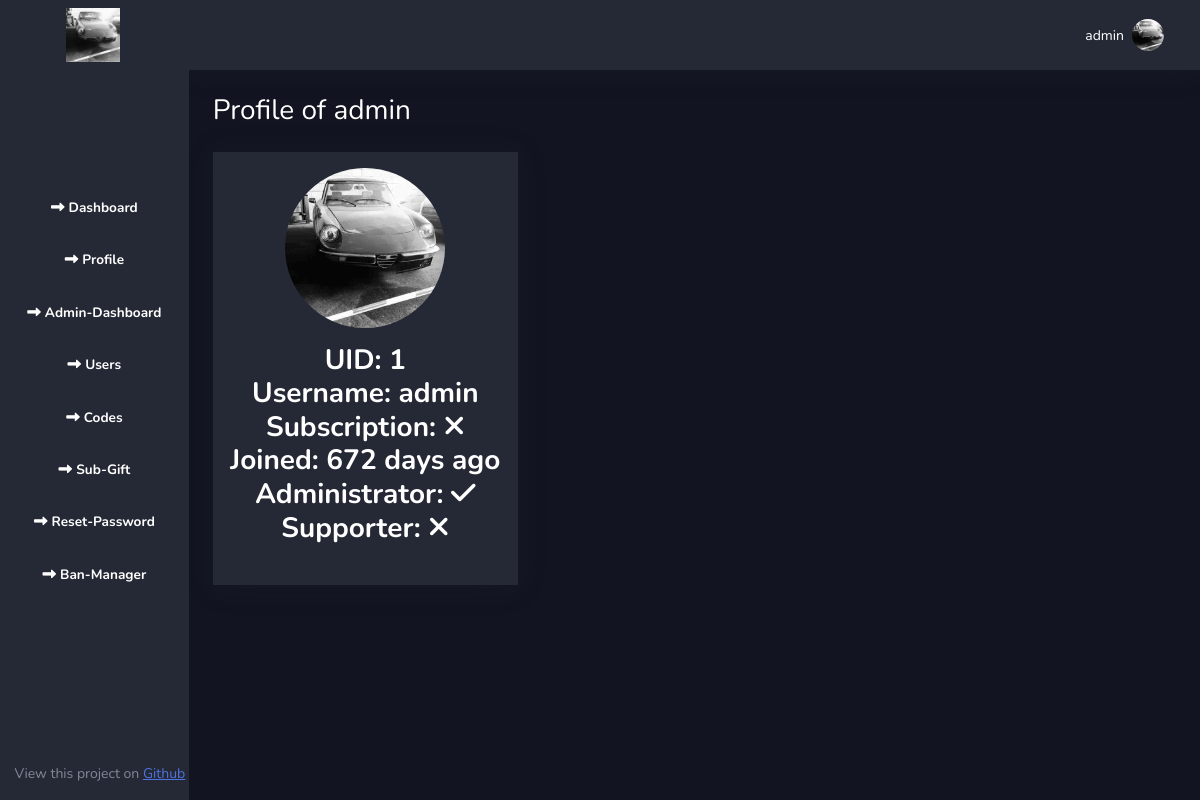
/viewprofile.php?uid=1 (signed in), run on an earlier commit of the app's database.
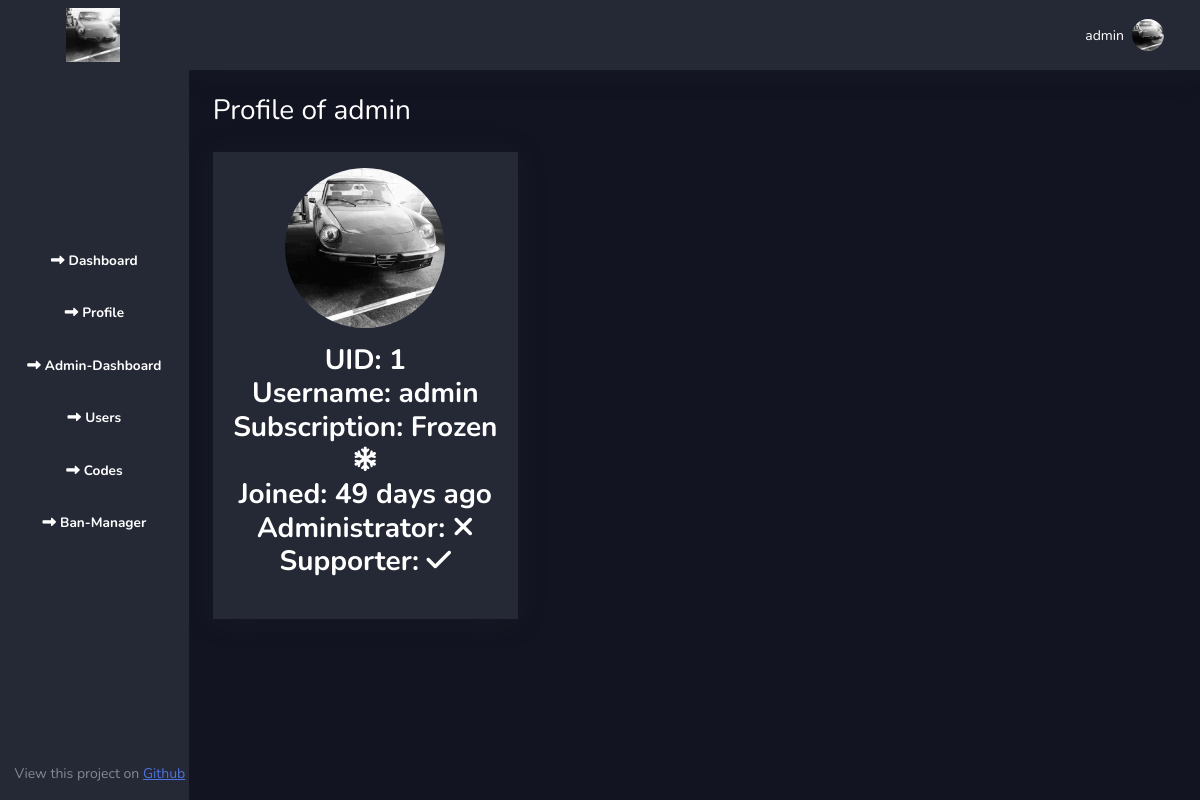
And on a later commit of the database.
### tables this page shows
CREATE TABLE `users` (
  `uid` int(11) NOT NULL,
  `username` varchar(50) NOT NULL,
  `password` varchar(255) NOT NULL,
  `hwid` varchar(255) DEFAULT NULL,
  `admin` int(1) NOT NULL DEFAULT '0',
  `supp` int(1) NOT NULL DEFAULT '0',
  `sub` date DEFAULT NULL,
  `frozen` int(1) NOT NULL,
  `banned` int(1) NOT NULL DEFAULT '0',
  `invitedBy` varchar(255) NOT NULL,
  `createdAt` timestamp NULL DEFAULT CURRENT_TIMESTAMP,
  `lastIP` varchar(255) DEFAULT NULL,
  `remembertoken` varchar(50) DEFAULT NULL,
  `banreason` varchar(255) DEFAULT NULL
);

### app/controllers/SessionController.php (called while the page is built, shortened)
<?php
class Session
{
    public static function isLogged()
    {
        return isset($_SESSION['login']) && $_SESSION['login'] === true
            ? true
            : false;
    }
    public static function isAdmin()
    {
        return isset($_SESSION['login']) && $_SESSION['admin'] === 1
            ? true
            : false;
    }
    public static function isSupp()
    {
        return isset($_SESSION['login'])  && $_SESSION['supp'] === 1
         ? true : false;
    }
}

### app/core/Database.php (called while the page is built, shortened)
<?php
class Database {
	private $dbHost = "";
	private $dbUser = "";
	private $dbPass = "";
	private $dbName = "";
	protected function connect() {
		try {
			$dsn = 'mysql:host=' . $this->dbHost . ';dbname=' . $this->dbName;
			$pdo = new PDO($dsn, $this->dbUser, $this->dbPass);
			$pdo->setAttribute(PDO::ATTR_DEFAULT_FETCH_MODE, PDO::FETCH_OBJ);
			return $pdo;
		} catch(PDOException $e) {
			print "Error!: " . $e->getMessage() . "<br/>";
			die();
		}
	}
	protected function prepare($sql) {
		$this->statement = $this->connect()->prepare($sql);
	}
}

### app/models/UsersModel.php (called while the page is built, shortened)
<?php
require_once SITE_ROOT . '/app/core/Database.php';
class Users extends Database
{
    protected function subActiveCheck($username)
    {
        $date = new DateTime();
        $currentDate = $date->format('Y-m-d');
        $this->prepare('SELECT `sub` FROM `users` WHERE `username` = ?');
        $this->statement->execute([$username]);
        $subTime = $this->statement->fetch();
        $date1 = date_create($currentDate);
        $date2 = date_create($subTime->sub);
        $diff = date_diff($date1, $date2);
        return intval($diff->format('%R%a'));
    }
    public function getbyuid($uid){
        $this->prepare('SELECT * FROM `users` WHERE `uid` = ?');
        $this->statement->execute([$uid]);
        $result = $this->statement->fetch();
        return $result;
    }
}

### app/controllers/UserController.php (called while the page is built, shortened)
<?php
require_once SITE_ROOT . "/app/models/UsersModel.php";
require_once "SessionController.php";
class UserController extends Users
{
    public function getSubStatus($username = null)
    {
        return $this->subActiveCheck($username);
    }
    public function getuserbyuid($uid){
        return $this->getbyuid($uid);
    }
}

### app/models/CheatModel.php (called while the page is built)
<?php
require_once SITE_ROOT . '/app/core/Database.php';
class Cheat extends Database
{
    protected function cheatData()
    {
        $this->prepare('SELECT * FROM `cheat`');
        $this->statement->execute();
        $result = $this->statement->fetch();
        $result->status =
            (int) $result->status === 0 ? 'Undetected' : 'Detected';
        $result->maintenance = (int) $result->maintenance === 0 ? '-' : 'UNDER';
        return $result;
    }
}

### app/controllers/CheatController.php (called while the page is built)
<?php
require_once SITE_ROOT . '/app/models/CheatModel.php';
class CheatController extends Cheat
{
    public function getCheatData()
    {
        return $this->cheatData();
    }
}

### app/controllers/UtilController.php (the view, shortened to what this page needs)
<?php
class Util
{
    public static function head($title)
    {
        include SITE_ROOT . '/includes/head.inc.php';
    }
    public static function navbar()
    {
        include SITE_ROOT . '/includes/navbar.inc.php';
    }
    public static function footer()
    {
        include SITE_ROOT . '/includes/footer.inc.php';
    }
    public static function display($string)
    {
        echo $string;
    }
    public static function getavatar($uid)
    {
        $path = IMG_DIR . $uid;
        if (@getimagesize($path . ".png")) {
            return IMG_URL . $uid. ".png";
        } elseif (@getimagesize($path . ".jpg")) {
            return IMG_URL . $uid . ".jpg";
        } elseif (@getimagesize($path . ".gif")) {
            return IMG_URL . $uid . ".gif";
        } else {
            return false;
        }
    }
}

### includes/head.inc.php (shortened to what this page needs)
<!doctype html>
<html lang="en">
<head>
</head>

### viewprofile.php (shortened to what this page needs)
<?php
require_once "app/controllers/CheatController.php";
$user = new UserController();
$cheat = new CheatController();
$username = Session::get("username");
$uid = Session::get("uid");
if ($_SERVER["REQUEST_METHOD"] === "GET") {
  if (isset($_GET["uid"])) {
    $getuid = $_GET["uid"];
    $userbyid = $user->getuserbyuid($getuid);
    $username = $userbyid->username;
  } else {
    Util::display("<script>window.history.back();</script>");
  }
}
Util::head($username);
$sub = $user->getSubStatus($username);
?>
<!DOCTYPE html>
<html>
<head>
    <link rel="stylesheet" href="assets/bootstrap/css/bootstrap.min.css">
    <link rel="stylesheet" href="assets/fonts/fontawesome-all.min.css">
    <link rel="stylesheet" href="assets/fonts/font-awesome.min.css">
    <link rel="stylesheet" href="assets/fonts/fontawesome5-overrides.min.css">
    <link rel="stylesheet" href="https://cdnjs.cloudflare.com/ajax/libs/aos/2.3.4/aos.css">
    <link rel="stylesheet" href="assets/css/untitled.css">
</head>
<body id="page-top">
    <div id="wrapper">
        <?php Util::navbar(); ?>
        <div class="d-flex flex-column" id="content-wrapper">
            <div id="content" style="background: #121421;">
            <nav class="navbar navbar-light navbar-expand bg-white shadow mb-4 topbar static-top">
                    <div class="container-fluid"><button class="btn d-md-none rounded-circle me-3" id="sidebarToggleTop" type="button"><i class="fas fa-bars" style="color: rgb(255,255,255);"></i></button>
                        <ul class="navbar-nav flex-nowrap ms-auto">
                            <li class="nav-item dropdown no-arrow">
                                <div class="nav-item dropdown no-arrow"><a class="dropdown-toggle nav-link" aria-expanded="false" data-bs-toggle="dropdown" href="#"><span class="d-none d-lg-inline me-2 text-gray-600 small" style="color: #ffffff !important;"><?php Util::display(
                                  Session::get("username")
                                ); ?></span>
                                <?php if (Util::getavatar($uid) == false): ?>
                                <img class="border rounded-circle img-profile" src="assets/img/avatars/Portrait_Placeholder.png" style="border-color: rgb(255,255,255)!important;">
                                <?php else: ?>
                                <img class="rounded-circle img-profile" src="<?php echo Util::getavatar(
                                  $uid
                                ); ?>" style="border-color: rgb(255,255,255)!important;">
                                <?php endif; ?>
                              </a>
                                </div>
                            </li>
                        </ul>
                    </div>
                </nav>
                <div class="container-fluid">
                    <h3 class="text-dark mb-4" data-aos="fade-down" data-aos-duration="800">Profile of <?php Util::Display(
                    ); ?></h3>
                    <div class="row mb-3" data-aos="fade-down" data-aos-duration="600">
                        <div class="col-lg-4">
                            <div class="card mb-3" style="background: #252935;border-style: none;">
                                <div class="card-body text-center shadow" style="background: #252935;border-style: none;">                                <?php if (
                                  Util::getavatar($userbyid->uid) == false
                                ): ?>
                                <img width="160" height="160" class="border rounded-circle img-profile" src="assets/img/avatars/Portrait_Placeholder.png" style="border-color: rgb(255,255,255)!important;">
                                <?php else: ?>
                                <a href="<?php Util::display(
                                ); ?>" download="<?php Util::display(
); ?>">
                                <img width="160" height="160" class="rounded-circle img-profile" src="<?php Util::display(
                                ); ?>" style="border-color: rgb(255,255,255)!important;"></a>
                                <?php endif; ?>
                                    <h3 class="text-dark mb-4" style="text-align: center;margin-top: 16px;margin-bottom: 18px;font-weight: bold;">
                                    <?php
                                    if ($cheat->getCheatData()->frozen != 0) {
                                      Util::display("Frozen <i class='fas fa-snowflake fa-sm' ></i>");
                                    } else {
                                      if ($sub > 8000) {
                                        Util::display("Lifetime");
                                      } else {
                                        if ($sub >= 0) {
                                          Util::display("$sub days");
                                        } else {
                                          Util::display(
                                            '<i class="fa fa-times"></i>'
                                          );
                                        }
                                      }
                                    }
                                    if ($userbyid->admin > 0) {
                                        Util::display("<i class='fa fa-check'></i>");
                                      } else {
                                        Util::display(
                                          '<i class="fa fa-times"></i>'
                                        );
                                      }
                                      if ($userbyid->supp > 0) {
                                          Util::display("<i class='fa fa-check'></i>");
                                        } else {
                                          Util::display(
                                            '<i class="fa fa-times"></i>'
                                          );
                                        }
                                    ?></h3>
                                </div>
                            </div>
                        </div>
                    </div>
                </div>
            </div>
        </div>
    </div>
</body>
<?php Util::footer(); ?>
</html>

### includes/navbar.inc.php (shortened to what this page needs)
<?php if (Session::isLogged() == true) : ?>
    <nav class="navbar navbar-dark align-items-start sidebar sidebar-dark accordion bg-gradient-primary p-0">
        <div class="container-fluid d-flex flex-column p-0"><a class="navbar-brand d-flex justify-content-center align-items-center sidebar-brand m-0" href="#" style="text-align: center;width: 100%;"><span id="icons" style="text-align: center;margin-left: 30px;"><img src="assets/img/gey.gif" style="width: 54px;"></span>
            </a>
            <div id="centerside" style="margin: 0;position: absolute;top: 50%;-ms-transform: translateY(-50%);transform: translateY(-50%);">
                <ul class="navbar-nav text-light" id="accordionSidebar" style="text-align: center;">
                    <li class="nav-item"><a class="nav-link active" href="index.php" style="text-align: center;"><i class="fas fa-long-arrow-alt-right"></i><span>Dashboard</span></a></li>
                    <li class="nav-item"><a class="nav-link active" href="profile.php" style="text-align: center;"><i class="fas fa-long-arrow-alt-right"></i><span>Profile</span></a></li>
                    <?php if (Session::isAdmin()) : ?>
                        <li class="nav-item"><a class="nav-link active" href=<?php echo SITE_URL.SUB_DIR . "/admin/index.php" ?> style="text-align: center;"><i class="fas fa-long-arrow-alt-right"></i><span>Admin-Dashboard</span></a></li>
                        <li class="nav-item"><a class="nav-link active" href=<?php echo SITE_URL.SUB_DIR . "/admin/table.php" ?> style="text-align: center;"><i class="fas fa-long-arrow-alt-right"></i><span>Users</span></a></li>
                        <li class="nav-item"><a class="nav-link active" href=<?php echo SITE_URL.SUB_DIR . "/admin/codes.php" ?> style="text-align: center;"><i class="fas fa-long-arrow-alt-right"></i><span>Codes</span></a></li>
                        <li class="nav-item"><a class="nav-link active" href=<?php echo SITE_URL.SUB_DIR . "/admin/gift.php" ?> style="text-align: center;"><i class="fas fa-long-arrow-alt-right"></i><span>Sub-Gift</span></a></li>
                        <li class="nav-item"><a class="nav-link active" href=<?php echo SITE_URL.SUB_DIR . "/admin/password.php" ?> style="text-align: center;"><i class="fas fa-long-arrow-alt-right"></i><span>Reset-Password</span></a></li>
                        <li class="nav-item"><a class="nav-link active" href=<?php echo SITE_URL.SUB_DIR . "/admin/bans.php" ?>  style="text-align: center;"><i class="fas fa-long-arrow-alt-right"></i><span>Ban-Manager</span></a></li>
                    <?php endif; ?>
                    <?php if (Session::isSupp() && !Session::isAdmin()) : ?>
                        <li class="nav-item"><a class="nav-link active" href=<?php echo SITE_URL.SUB_DIR . "/admin/index.php" ?> style="text-align: center;"><i class="fas fa-long-arrow-alt-right"></i><span>Admin-Dashboard</span></a></li>
                        <li class="nav-item"><a class="nav-link active" href=<?php echo SITE_URL.SUB_DIR . "/admin/table.php" ?> style="text-align: center;"><i class="fas fa-long-arrow-alt-right"></i><span>Users</span></a></li>
                        <li class="nav-item"><a class="nav-link active" href=<?php echo SITE_URL.SUB_DIR . "/admin/codes.php" ?> style="text-align: center;"><i class="fas fa-long-arrow-alt-right"></i><span>Codes</span></a></li>
                        <li class="nav-item"><a class="nav-link active" href=<?php echo SITE_URL.SUB_DIR . "/admin/bans.php" ?>  style="text-align: center;"><i class="fas fa-long-arrow-alt-right"></i><span>Ban-Manager</span></a></li>
                    <?php endif; ?>
                </ul>
            </div>
        </div>
    </nav>
<?php else : ?>
<?php endif; ?>

### includes/footer.inc.php (shortened to what this page needs)
<footer class="fixed-bottom text-right pb-3 pr-5">
	<small>
		<span class="align-middle text-decoration-none">&nbsp&nbsp&nbsp View this project on <a href="https://github.com/anditv21/znixv2-panel-edit-edit" target="_blank">Github</a></span>
	</small>
</footer>
</body>
</html>

### assets/css/untitled.css (style rules this page uses)
.bg-gradient-primary { background-color: #252935; background-image: linear-gradient( 180deg, #252935 10%, #252935 100% ) !important; background-size: cover; }
.bg-white { --bs-bg-opacity: 1; background-color: #252935 !important; }
.text-dark { --bs-text-opacity: 1; color: #fff !important; }

What changed in the data, as far as the page shows it:
changed users "admin 1 admin": sub "2020-10-29" → "2088-03-23" (drawn)
Also different on the page:
$string: "admin UID: Username: Subscription: Joined: 672 days ago Administrator: Supporter:" → "admin UID: Username: Subscription: Frozen Joined: 49 days ago Administrator: Supporter:"
text no longer shown: "Sub-Gift Reset-Password"
